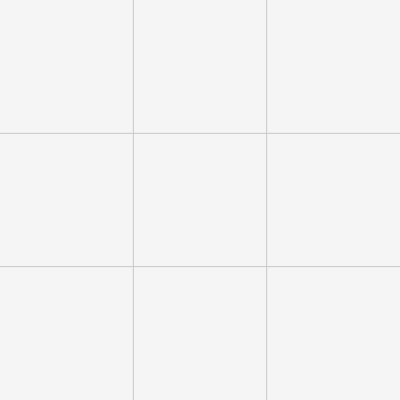
Frame 1 (no input)
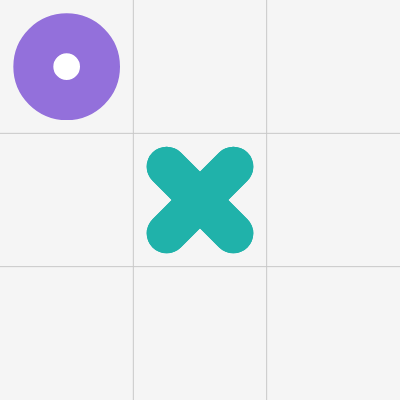
Frame 2 (the mouse pressed at the canvas centre, redrawn once)

The p5.js sketch that drew these frames (run headless with seeded random() and noise() and a simulated clock; the mouse was pressed at the canvas centre and the sketch redrawn once):

// p5.js sketch
// ── sketch.js
const canvasSize = 400
let tileSize = canvasSize / 3

function setup() {
  createCanvas(canvasSize, canvasSize);
  createP(`<p class="result">Good luck!!!</p>`)
  // createButton(`Restart`).mousePressed(resetBoard)
  background('whitesmoke');
  cursor('pointer')
  paintGrid(tileSize);
  // aiTurn(true)
}

function draw() {
  noLoop()
}

let timeoutID;

function mousePressed() {
  const clickOutsideCanvas = 
        mouseX > canvasSize || 
        mouseX < 0 || 
        mouseY > canvasSize || 
        mouseY < 0

  if (clickOutsideCanvas || gameOver) return null
  if (canHumanPlay) {
    humanTurn()
    evaluateBoard(board)
  }
  
  if (!gameOver) {
    aiTurn()
    evaluateBoard(board)
  }
}
// ── style.css
html, body {
  margin: 0;
  padding: 0;
}
canvas {
  border-radius: 4px;
  display: block;
}

body {
display: flex;
  justify-content: center;
  align-items: center;
  flex-direction: column;
}

.result {
  font-size: 32px;
  display: flex;
  align-items: center;
  justify-content: center;
  color: whitesmoke;
  width: 400px;
  font-family: "Courier New", Courier, monospace;
  background: dodgerblue;
  height: 44px;
  border-radius: 4px;
  margin: 0;
}


// ── util.js
let board = [
  ["", "", ""],
  ["", "", ""],
  ["", "", ""],
];

let player = {
  human: {
    sign: "x",
    paint: paintX,
  },
  ai: {
    sign: "o",
    paint: paintO,
  },
};

let canHumanPlay = true;
let gameOver = false;
let currentPlayer = player.human;

function humanTurn() {
  let i = floor(mouseY / tileSize);
  let j = floor(mouseX / tileSize);

  if (!board[i][j]) {
    board[i][j] = player.human.sign;
    paintBoard();
    currentPlayer = player.ai;
    canHumanPlay = false;
  } else {
    return null;
  }
}

const minimaxScores = {
  x: 10,
  o: -10,
  tie: 0,
};

function minimax(brd, depth, isMaximizing) {
  let shadowBoard = forkBoard(brd);
  const winner = evaluateBoard(shadowBoard, true);
  if (winner) {
    return minimaxScores[winner];
  }

  if (isMaximizing) {
    let bestScore = -Infinity;
    for (let i = 0; i < 3; i++) {
      for (let j = 0; j < 3; j++) {
        if (!shadowBoard[i][j]) {
          shadowBoard[i][j] = player.human.sign;
          bestScore = max(
            minimax(shadowBoard, depth + 1, !isMaximizing),
            bestScore
          );
          shadowBoard[i][j] = "";
        }
      }
    }
    return bestScore - depth;
  } else {
    let bestScore = Infinity;
    for (let i = 0; i < 3; ++i) {
      for (let j = 0; j < 3; ++j) {
        if (!shadowBoard[i][j]) {
          shadowBoard[i][j] = player.ai.sign;
          bestScore = min(
            minimax(shadowBoard, depth + 1, !isMaximizing),
            bestScore
          );
          shadowBoard[i][j] = "";
        }
      }
    }
    return bestScore + depth;
  }
}

function aiTurn(firstTurn) {
  // RULES FOR AI TO BE ABLE TO PLAY
  if (firstTurn) currentPlayer = player.ai;
  let canAIPlay = !canHumanPlay && !gameOver;

  // Scan the board
  if (canAIPlay || firstTurn) {
    let available = [];
    let bestMove = { i: -1, j: -1 };
    let bestScore = Infinity;
    for (let i = 0; i < 3; ++i) {
      for (let j = 0; j < 3; ++j) {
        if (!board[i][j]) {
          available.push({
            i,
            j,
          });
          board[i][j] = player.ai.sign;
          let score = minimax(board, 0, true);
          console.log(score);
          board[i][j] = "";

          if (score < bestScore) {
            bestScore = score;
            bestMove = {
              i,
              j,
            };
          }
        }
      }
    }

    // Play random if it's the first turn
    if (firstTurn) {
      bestMove = random(available);
    }

    // If there is no available space, don't do anything
    if (!available.length) return null;

    // Do necessary actions for moving the turn to next player
    board[bestMove.i][bestMove.j] = player.ai.sign;
    currentPlayer = player.human;
    paintBoard();
    canHumanPlay = true;
  }
}

function equal(a, b, c) {
  return a === b && (b === c) & (a !== "");
}

function evaluateBoard(b, passive) {
  let winner = null;
  const noAvailable = !b.flat().includes("");

  // CHECK ROWS
  for (let i = 0; i < 3; ++i) {
    if (equal(b[i][0], b[i][1], b[i][2])) {
      winner = b[i][0];
    }
    // CHECK COLUMNS
    if (equal(b[0][i], b[1][i], b[2][i])) {
      winner = b[0][i];
    }
  }

  // CHECK DIAGONALS
  if (equal(b[0][0], b[1][1], b[2][2])) {
    winner = b[1][1];
  }
  if (equal(b[0][2], b[1][1], b[2][0])) {
    winner = b[1][1];
  }

  if (noAvailable && !winner) {
    winner = "tie";
  }

  if (!passive && winner) {
    gameOver = true;
    printResult(winner);
  }

  return winner;
}

function printResult(winner) {
  const result = document.querySelector(".result");
  if (winner === "tie") {
    result.innerText = "Tie!";
  } else {
    result.innerText = `Winner is ${winner.toUpperCase()}`;
    result.style.backgroundColor =
      winner === "x" ? "lightseagreen" : "mediumpurple";
    result.style.color = "whitesmoke";
  }
}

function paintBoard() {
  console.log(board);
  for (let i = 0; i < 3; ++i) {
    for (let j = 0; j < 3; ++j) {
      if (board[i][j] === player.human.sign) {
        player.human.paint([i, j]);
      } else if (board[i][j] === player.ai.sign) {
        player.ai.paint([i, j]);
      }
    }
  }
}

function paintX(cellPosition) {
  const [x, y] = getTileXY(cellPosition);
  let size = tileSize * 0.5;
  stroke("lightseagreen");
  strokeWeight(40);
  line(x, y, x + size, y + size);
  line(x, y + size, x + size, y);
}

function paintO(cellPosition) {
  const [x, y] = getTileXY(cellPosition);
  let size = tileSize * 0.5;
  stroke("mediumpurple");
  strokeWeight(40);
  ellipseMode(CORNER);
  ellipse(x, y, size);
}

function getTileXY(cellPosition) {
  let x, y;
  x = (cellPosition[1] + 0.25) * tileSize;
  y = (cellPosition[0] + 0.25) * tileSize;
  return [x, y];
}

function paintGrid(size) {
  strokeWeight(1);
  stroke(200);
  line(0, size, width, size);
  line(0, 2 * size, width, 2 * size);
  line(size, 0, size, height);
  line(2 * size, 0, 2 * size, height);
}

function forkBoard(b) {
  return b.reduce((acc, curr) => [...acc, [...curr]], []);
}
